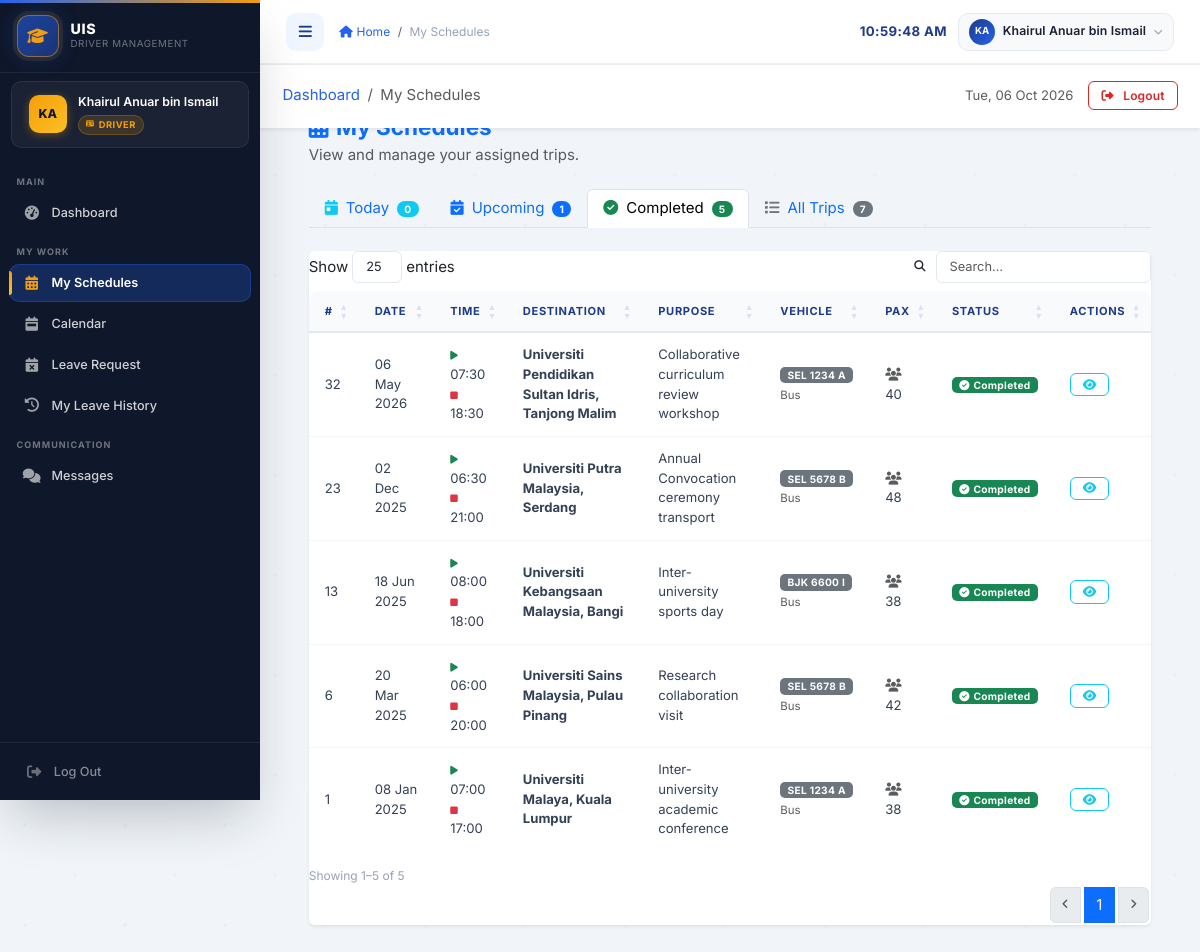
The page /driver/schedules.php?tab=completed (signed in) on the database as committed earlier.
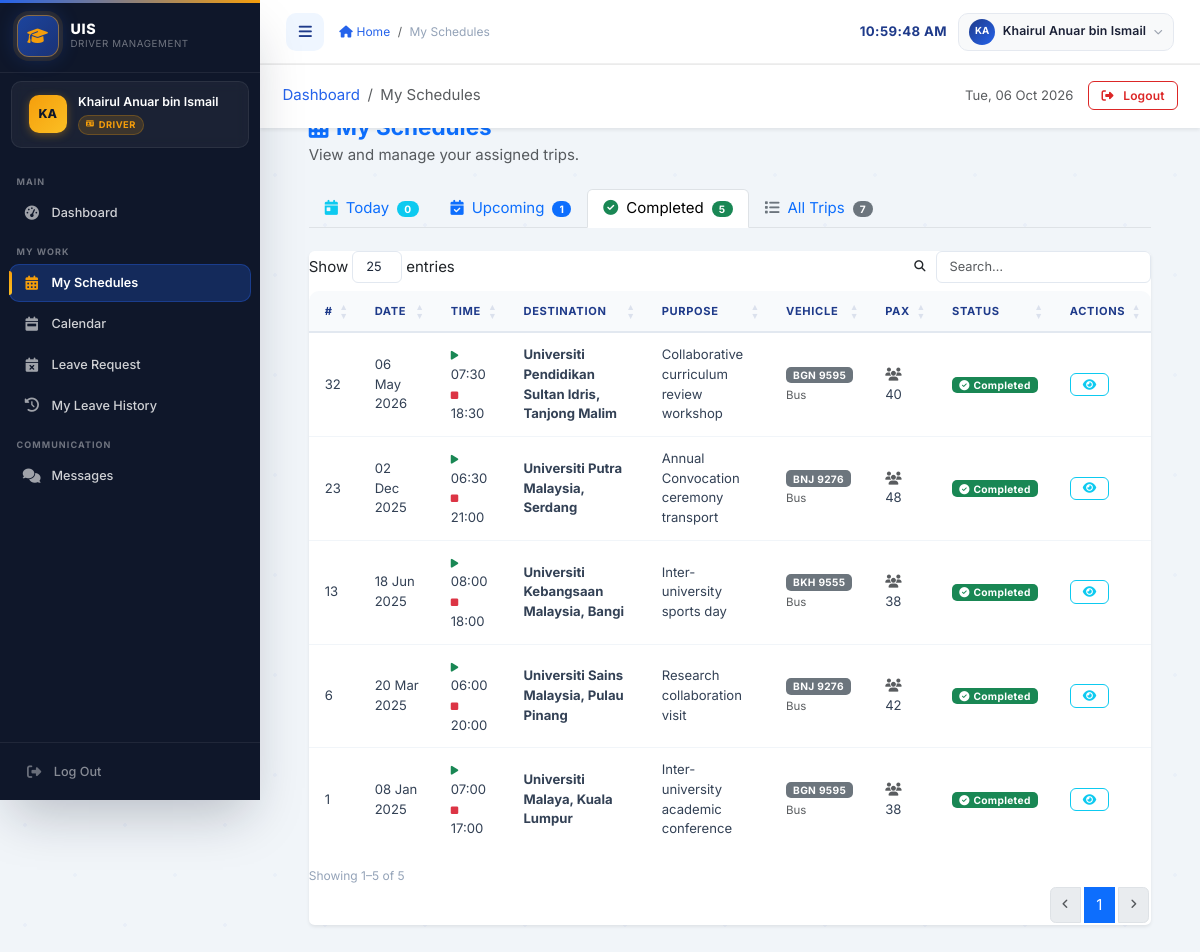
The same page on the database as committed later.
### tables this page shows
CREATE TABLE schedules (
    schedule_id     INT           NOT NULL AUTO_INCREMENT,
    driver_id       INT           NULL DEFAULT NULL,
    vehicle_id      INT           NULL DEFAULT NULL,
    trip_date       DATE          NOT NULL,
    start_time      TIME          NOT NULL,
    end_time        TIME          NOT NULL,
    destination     VARCHAR(255)  NOT NULL,
    purpose         VARCHAR(255)  NULL DEFAULT NULL,
    passenger_count INT           NOT NULL DEFAULT 1,
    status          ENUM('pending','approved','in_progress','completed','cancelled') NOT NULL DEFAULT 'pending',
    priority_score  DECIMAL(5,2)  NOT NULL DEFAULT 0.00,
    created_by      INT           NULL DEFAULT NULL,
    notes           TEXT          NULL DEFAULT NULL,
    trip_type       ENUM('regular','top_management') NOT NULL DEFAULT 'regular',
    created_at      TIMESTAMP     NOT NULL DEFAULT CURRENT_TIMESTAMP,
    updated_at      TIMESTAMP     NOT NULL DEFAULT CURRENT_TIMESTAMP ON UPDATE CURRENT_TIMESTAMP,
    PRIMARY KEY (schedule_id),
    CONSTRAINT fk_schedules_driver_id  FOREIGN KEY (driver_id)  REFERENCES drivers(driver_id)  ON DELETE SET NULL,
    CONSTRAINT fk_schedules_vehicle_id FOREIGN KEY (vehicle_id) REFERENCES vehicles(vehicle_id) ON DELETE SET NULL,
    CONSTRAINT fk_schedules_created_by FOREIGN KEY (created_by) REFERENCES users(user_id)       ON DELETE SET NULL
);

CREATE TABLE vehicles (
    vehicle_id       INT          NOT NULL AUTO_INCREMENT,
    plate_number     VARCHAR(20)  NOT NULL,
    vehicle_type     ENUM('Bus','Van','Car','Minibus','Lorry','Motorcycle') NOT NULL,
    brand            VARCHAR(50)  NULL DEFAULT NULL,
    model            VARCHAR(50)  NULL DEFAULT NULL,
    year             INT          NULL DEFAULT NULL,
    capacity         INT          NOT NULL DEFAULT 4,
    fuel_type        ENUM('Petrol','Diesel','Electric','Hybrid') NOT NULL DEFAULT 'Petrol',
    status           ENUM('available','in_use','maintenance','retired') NOT NULL DEFAULT 'available',
    last_maintenance DATE         NULL DEFAULT NULL,
    next_maintenance DATE         NULL DEFAULT NULL,
    mileage          INT          NOT NULL DEFAULT 0,
    notes            TEXT         NULL DEFAULT NULL,
    created_at       TIMESTAMP    NOT NULL DEFAULT CURRENT_TIMESTAMP,
    updated_at       TIMESTAMP    NOT NULL DEFAULT CURRENT_TIMESTAMP ON UPDATE CURRENT_TIMESTAMP,
    PRIMARY KEY (vehicle_id),
    UNIQUE KEY uq_vehicles_plate_number (plate_number)
);

### driver/schedules.php (the view, shortened to what the changed rows need)
<?php
require_once '../config/database.php';
$driver_id = (int)$_SESSION['driver_id'];
$today = date('Y-m-d');
$tab = $_GET['tab'] ?? 'upcoming';
$where = "s.driver_id = ?";
$params = [$driver_id];
$types  = "i";
switch ($tab) {
    case 'completed':
        $where .= " AND s.status = 'completed'";
        break;
}
$sql = "SELECT s.*, v.plate_number, v.vehicle_type, v.brand, v.model, v.capacity
        FROM schedules s
        LEFT JOIN vehicles v ON s.vehicle_id = v.vehicle_id
        WHERE $where
        ORDER BY s.trip_date DESC, s.start_time DESC";
$stmt = $conn->prepare($sql);
if (count($params) > 1) {
    $stmt->bind_param($types, ...$params);
} else {
    $stmt->bind_param($types, $driver_id);
}
$stmt->execute();
$schedules = $stmt->get_result()->fetch_all(MYSQLI_ASSOC);
require_once '../includes/header.php';
?>
<div class="main-content">
  <div class="container-fluid p-4">
    <div class="card border-0 shadow-sm">
      <div class="card-body p-0">
        <?php if (empty($schedules)): ?>
        <div class="text-center py-5">
          <i class="fas fa-calendar-times fa-3x text-muted mb-3"></i>
          <h5 class="text-muted">No schedules found</h5>
          <p class="text-muted small">
            <?php if ($tab==='today'): ?>No trips assigned for today.
            <?php elseif ($tab==='upcoming'): ?>No upcoming trips.
            <?php elseif ($tab==='completed'): ?>No completed trips yet.
            <?php else: ?>No trip records found.<?php endif; ?>
          </p>
        </div>
        <?php else: ?>
        <div class="table-responsive">
          <table class="table table-hover data-table mb-0" id="schedulesTable">
            <thead class="table-primary">
              <tr>
                <th>#</th>
                <th>Date</th>
                <th>Time</th>
                <th>Destination</th>
                <th>Purpose</th>
                <th>Vehicle</th>
                <th>Pax</th>
                <th>Status</th>
                <th>Actions</th>
              </tr>
            </thead>
            <tbody>
              <?php foreach ($schedules as $i => $s): ?>
              <?php
              $smap = [
                'pending'     => ['warning text-dark', 'clock'],
                'approved'    => ['primary', 'thumbs-up'],
                'in_progress' => ['info', 'car'],
                'completed'   => ['success', 'check-circle'],
                'cancelled'   => ['secondary', 'times-circle'],
              ];
              [$bc,$ic] = $smap[$s['status']] ?? ['secondary','circle'];
              $is_today = ($s['trip_date'] === $today);
              ?>
              <tr class="<?= $is_today?'table-active':'' ?>">
                <td><?= $s['schedule_id'] ?></td>
                <td>
                  <?= date('d M Y', strtotime($s['trip_date'])) ?>
                </td>
                <td>
                  <i class="fas fa-play text-success" style="font-size:10px"></i> <?= substr($s['start_time'],0,5) ?><br>
                  <i class="fas fa-stop text-danger" style="font-size:10px"></i> <?= substr($s['end_time'],0,5) ?>
                </td>
                <td>
                  <strong><?= htmlspecialchars($s['destination']) ?></strong>
                </td>
                <td><?= htmlspecialchars($s['purpose'] ?? '—') ?></td>
                <td>
                  <?php if ($s['plate_number']): ?>
                  <span class="badge bg-secondary"><?= htmlspecialchars($s['plate_number']) ?></span><br>
                  <small class="text-muted"><?= $s['vehicle_type'] ?></small>
                  <?php else: ?>
                  <span class="text-muted">—</span>
                  <?php endif; ?>
                </td>
                <td><i class="fas fa-users text-muted me-1"></i><?= (int)$s['passenger_count'] ?></td>
                <td><span class="badge bg-<?= $bc ?>"><i class="fas fa-<?= $ic ?> me-1"></i><?= ucfirst(str_replace('_',' ',$s['status'])) ?></span></td>
                <td>
                  <div class="d-flex gap-1">
                    <button class="btn btn-sm btn-outline-info" onclick="viewDetails(<?= htmlspecialchars(json_encode($s), ENT_QUOTES) ?>)" title="View Details">
                      <i class="fas fa-eye"></i>
                    </button>
                  </div>
                </td>
              </tr>
              <?php endforeach; ?>
            </tbody>
          </table>
        </div>
        <?php endif; ?>
      </div>
    </div>
  </div>
</div>
<?php
require_once '../includes/footer.php';
?>

Rows that differ between the two databases and show on the page:
changed through a linked row, schedules "06 May 2026": vehicle.plate_number "SEL 1234 A" → "BGN 9595"
changed through a linked row, schedules "02 Dec 2025": vehicle.plate_number "SEL 5678 B" → "BNJ 9276"
changed through a linked row, schedules "Universiti Kebangsaan Malaysia, Bangi": vehicle.plate_number "BJK 6600 I" → "BKH 9555"
changed through a linked row, schedules "20 Mar 2025": vehicle.plate_number "SEL 5678 B" → "BNJ 9276"
changed through a linked row, schedules "08 Jan 2025": vehicle.plate_number "SEL 1234 A" → "BGN 9595"
